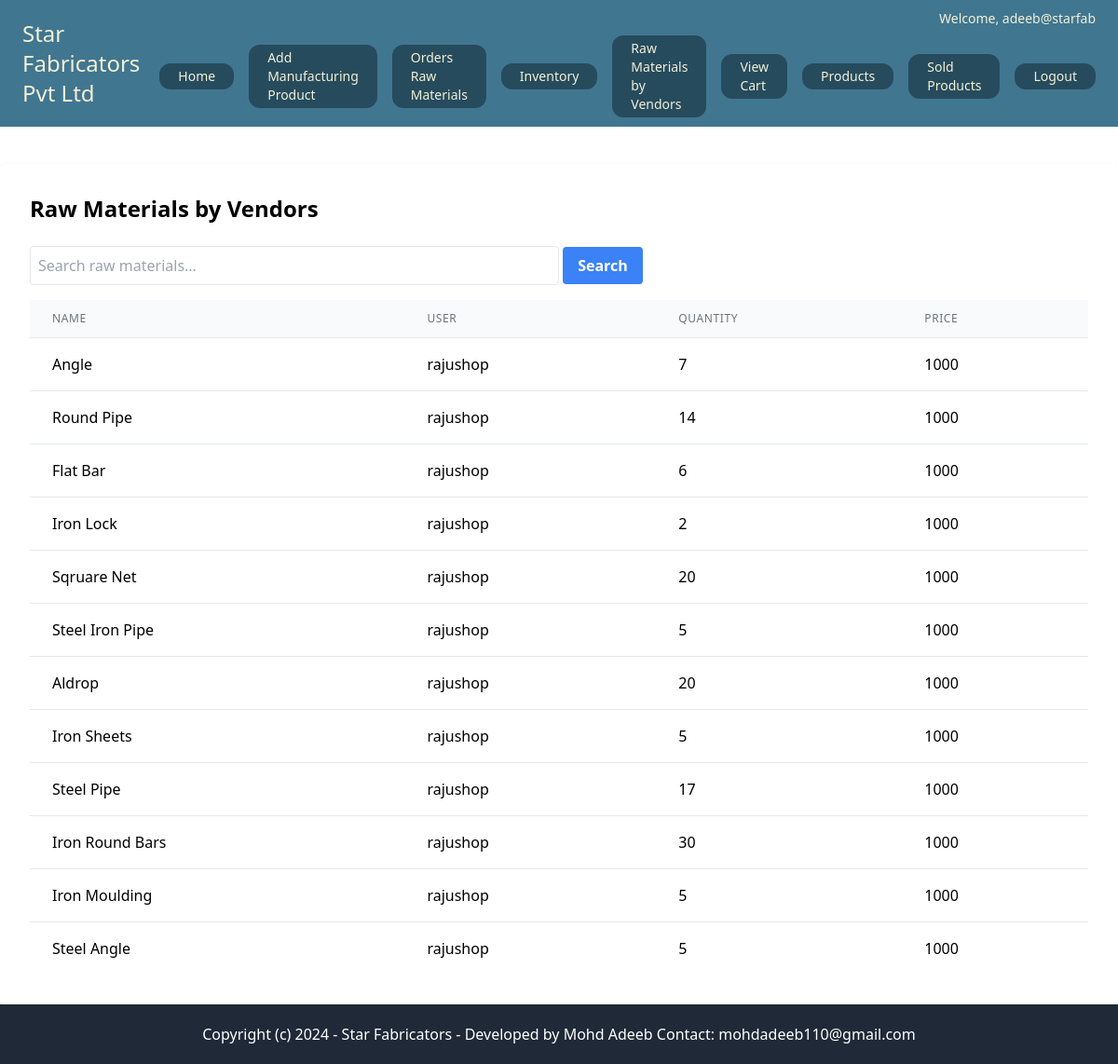
The page /core/raw-materials/ (signed in) on the database as committed earlier.
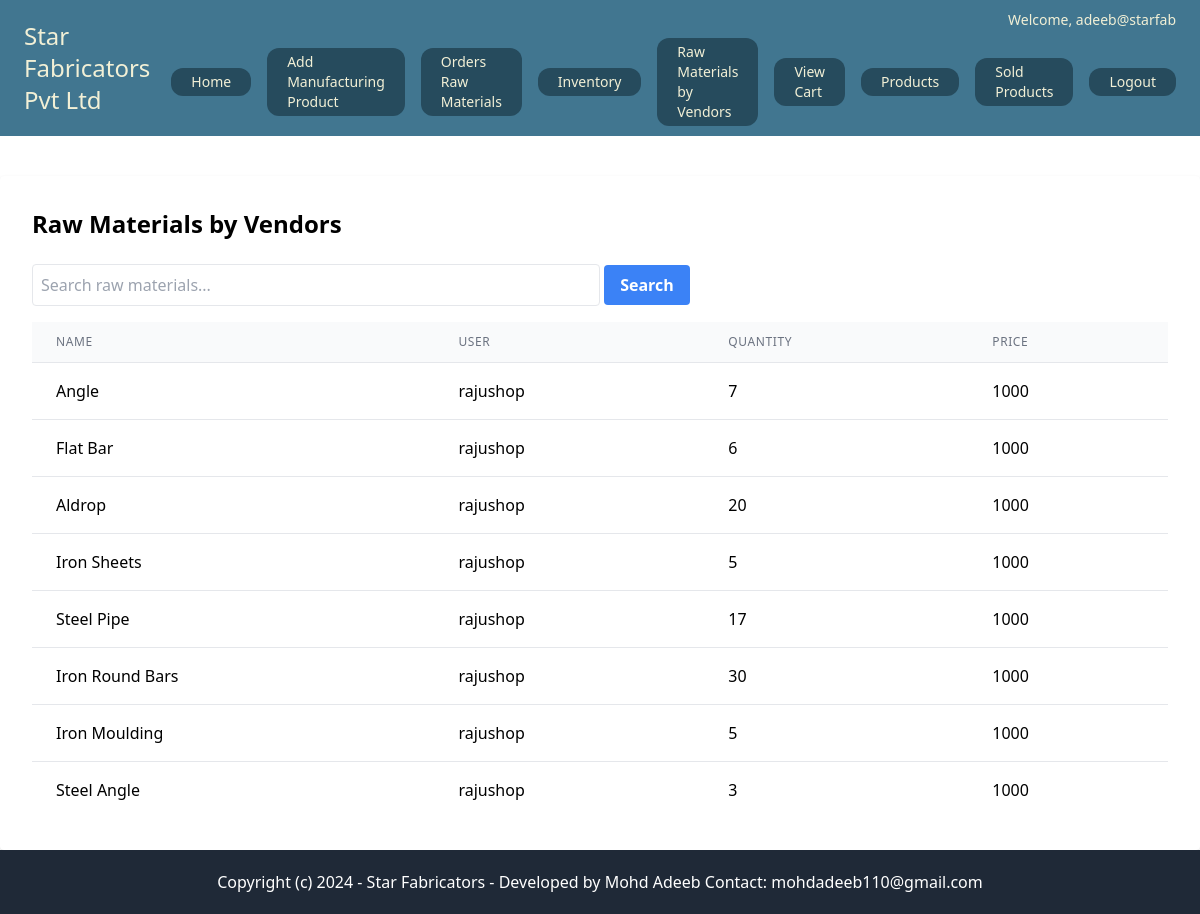
The same page on the database as committed later.
### core/models.py (models this page shows, shortened)
class RawMaterial(models.Model):
    user = models.ForeignKey(User, on_delete=models.CASCADE)
    name = models.CharField(max_length=255)
    description = models.TextField()
    image = models.ImageField(upload_to='raw_materials/')
    quantity = models.IntegerField()
    price = models.IntegerField(default=1000)

### core/views.py (the view)
# urls.py: path('raw-materials/', views.raw_materials_view, name='raw_materials'),
@superuser_required
@login_required
def raw_materials_view(request):
    query = request.GET.get('q')
    if query:
        raw_materials = RawMaterial.objects.filter(
            models.Q(name__icontains=query) |
            models.Q(description__icontains=query) |
            models.Q(user__username__icontains=query) |
            models.Q(quantity__icontains=query) |
            models.Q(price__icontains=query)
        )
    else:
        raw_materials = RawMaterial.objects.all()
    return render(request, 'core/raw_materials.html', {'raw_materials': raw_materials})

### core/views.py (called while the page is built)
def superuser_required(view_func):
    decorated_view_func = user_passes_test(lambda u: u.is_superuser)(view_func)
    return decorated_view_func

### userprofile/context_processors.py (called while the page is built)
def user_profile(request):
    if request.user.is_authenticated:
        try:
            profile = Userprofile.objects.get(user=request.user)
        except Userprofile.DoesNotExist:
            profile = None
    else:
        profile = None
    return {'user_profile': profile}

### core/templates/core/raw_materials.html (shortened to what this page needs)
{% extends "core/base.html" %}
{% block content %}
<div class="max-w-7xl mx-auto mt-10 bg-white p-8 rounded shadow">
    <h2 class="text-2xl font-bold mb-6">Raw Materials by Vendors</h2>
    <form method="GET" action="{% url 'raw_materials' %}" class="mb-4">
        <input type="text" name="q" placeholder="Search raw materials..." value="{{ request.GET.q }}" class="border rounded p-2 w-full md:w-1/2">
        <button type="submit" class="bg-blue-500 hover:bg-blue-700 text-white font-bold py-2 px-4 rounded mt-2 md:mt-0">Search</button>
    </form>
    <table class="min-w-full divide-y divide-gray-200">
        <thead class="bg-gray-50">
            <tr>
                <th class="px-6 py-3 text-left text-xs font-medium text-gray-500 uppercase tracking-wider">Name</th>
                <th class="px-6 py-3 text-left text-xs font-medium text-gray-500 uppercase tracking-wider">User</th>
                <th class="px-6 py-3 text-left text-xs font-medium text-gray-500 uppercase tracking-wider">Quantity</th>
                <th class="px-6 py-3 text-left text-xs font-medium text-gray-500 uppercase tracking-wider">Price</th>
            </tr>
        </thead>
        <tbody class="bg-white divide-y divide-gray-200">
            {% for raw_material in raw_materials %}
            <tr>
                <td class="px-6 py-4 whitespace-nowrap">{{ raw_material.name }}</td>
                <td class="px-6 py-4 whitespace-nowrap">{{ raw_material.user.username }}</td>
                <td class="px-6 py-4 whitespace-nowrap">{{ raw_material.quantity }}</td>
                <td class="px-6 py-4 whitespace-nowrap">{{ raw_material.price }}</td>
            </tr>
            {% endfor %}
        </tbody>
    </table>
</div>
{% endblock %}

Rows that differ between the two databases and show on the page:
removed RawMaterial: name "Round Pipe", user.username "rajushop", quantity "14", price "1000"
removed RawMaterial: name "Iron Lock", user.username "rajushop", quantity "2", price "1000"
removed RawMaterial: name "Sqruare Net", user.username "rajushop", quantity "20", price "1000"
removed RawMaterial: name "Steel Iron Pipe", user.username "rajushop", quantity "5", price "1000"
changed RawMaterial "Steel Angle": quantity "5" → "3"
